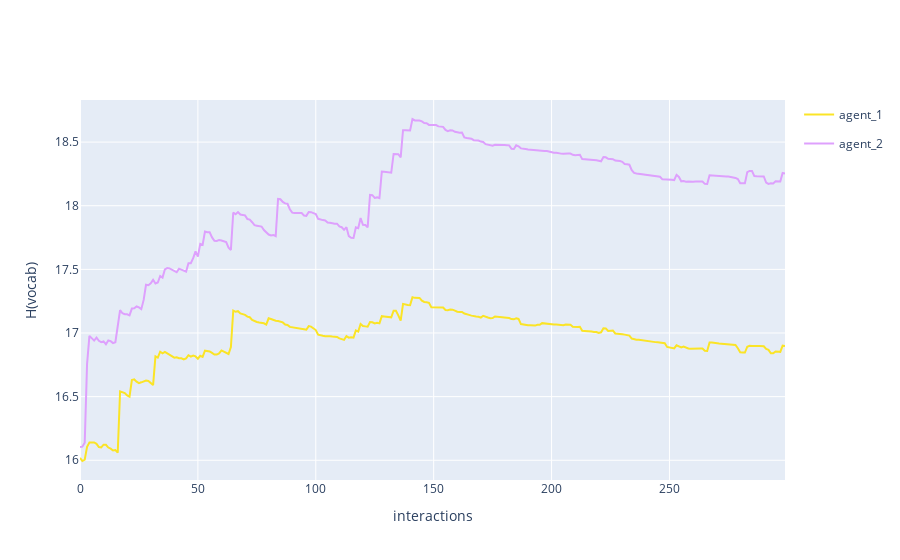

The notebook cell saved with this chart:
### Code cell
fig = multi_agent_update_plot_from_df(H_dif)
fig.update_layout(
    # title='Dyadic interaction in a random environment',
    yaxis_title='H(vocab)',
    xaxis_title='interactions'
)
fig.show()

### Figure 1 — Plotly figure (JSON) as saved in the notebook; plotly's stock layout.template omitted (floating-point values rounded to 4 significant figures; data arrays with more than 128 entries replaced by an {"elided": "..."} marker saying what was removed)
{"data": [{"legendgroup": "agent_1", "line": {"color": "#FBE426"}, "mode": "lines", "name": "agent_1", "showlegend": true, "x": {"elided": "300 int values"}, "y": {"elided": "300 float values"}, "type": "scatter"}, {"legendgroup": "agent_2", "line": {"color": "#DEA0FD"}, "mode": "lines", "name": "agent_2", "showlegend": true, "x": {"elided": "300 int values"}, "y": {"elided": "300 float values"}, "type": "scatter"}], "layout": {"yaxis": {"title": {"text": "H(vocab)"}}, "xaxis": {"title": {"text": "interactions"}}}}
